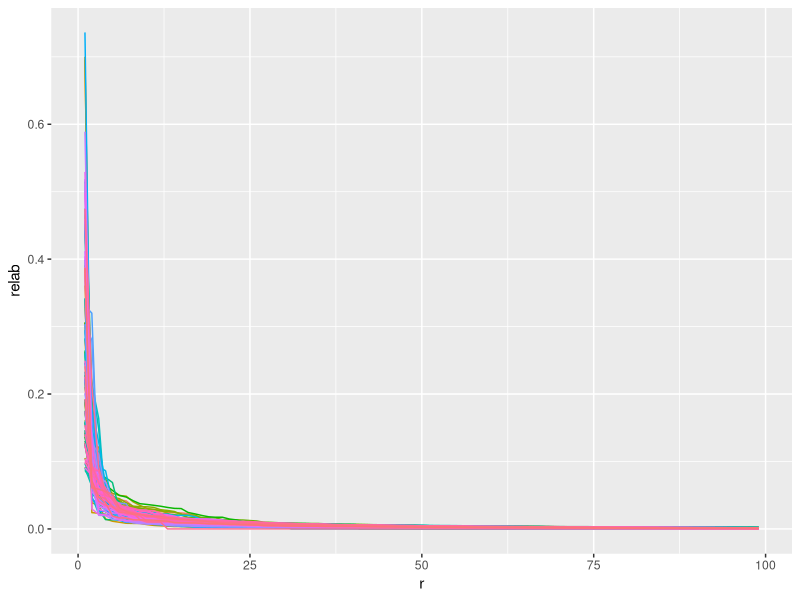
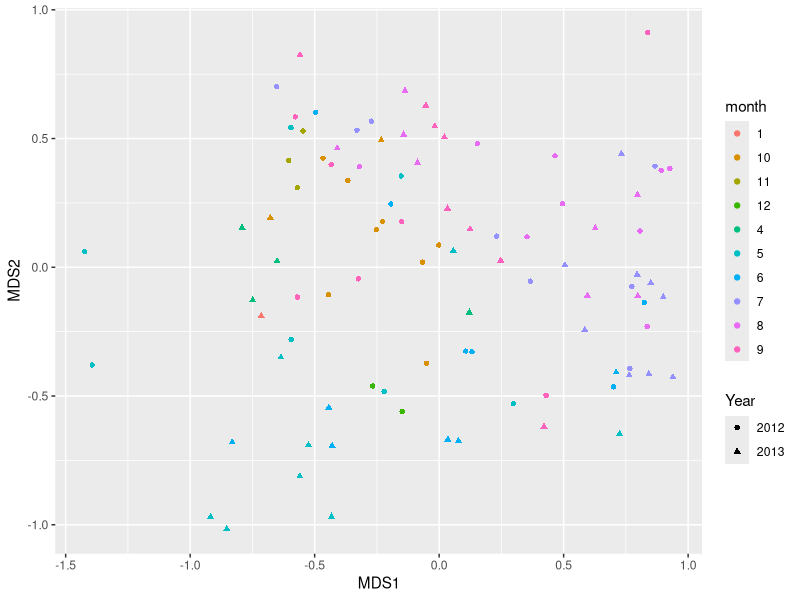
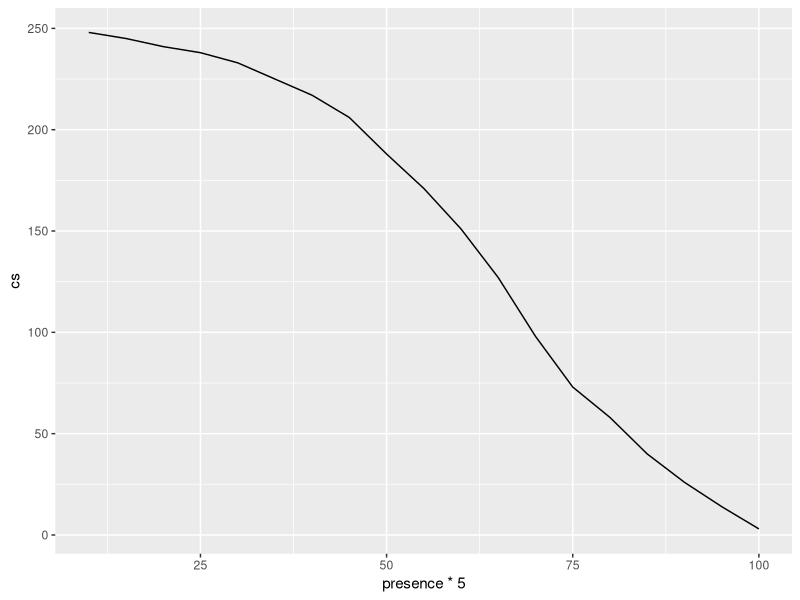

Recreate these plots in R, in order.
## ---- chunk 1
knitr::opts_chunk$set(echo = FALSE, fig.path = 'figures/', cache = TRUE)
## ---- chunk 2
library(tidyverse)
library(vegan)
## ---- chunk 3
counts <- read_tsv(
  'data/ampliseq_results/abundance_table/unfiltered/feature-table.tsv',
  skip = 1,
  col_types = cols(.default = col_double(), `#OTU ID` = col_character())
) %>%
  rename(asv = `#OTU ID`) %>%
  pivot_longer(2:ncol(.), names_to = 'sample', values_to = 'count') %>%
  group_by(sample) %>% mutate(relab = count/sum(count)) %>% ungroup()
samples <- read_tsv('data/samples.tsv', col_types = 'cccDc')
taxa <- read_tsv('data/ampliseq_results/taxonomy/taxonomy.tsv', col_types = 'ccd') %>%
  transmute(asv = `Feature ID`, t = str_remove_all(Taxon, 'D_[0-9]__'), confidence = Confidence) %>%
  separate(t, c('domain', 'phylum', 'class', 'order', 'family', 'genus', 'species'), sep = ';', fill = 'right') %>%
  semi_join(counts, by = 'asv')
## ---- chunk 4
counts %>%
  group_by(sample) %>% mutate(r = rank(desc(relab), ties.method = 'random')) %>%
  filter(r < 100) %>%
  ggplot(aes(r, relab, colour = sample)) +
  geom_line(aes(group = sample)) +
  #scale_y_log10() +
  theme(legend.position = 'none')
## ---- chunk 5
nmds <- counts %>% select(sample, asv, relab) %>%
  pivot_wider(names_from = asv, values_from = relab, values_fill = 0) %>%
  data.frame() %>% column_to_rownames('sample') %>%
  metaMDS()
## ---- chunk 6
nmds$points %>% data.frame() %>% rownames_to_column('sample') %>%
  inner_join(samples, by = 'sample') %>%
  mutate(month = lubridate::month(date) %>% as.character()) %>%
  ggplot(aes(MDS1, MDS2, colour = month, shape = lubridate::year(date) %>% as.character())) +
  scale_shape_discrete('Year') +
  geom_point()
## ---- chunk 7
counts %>%
  filter(count > 0) %>%
  count(asv, name = 'presence') %>%
  mutate(presence = floor(presence/96 * 20)) %>%
  count(presence) %>%
  arrange(desc(presence)) %>%
  mutate(cs = cumsum(n)) %>%
  ggplot(aes(presence * 5, cs)) +
  geom_line()
